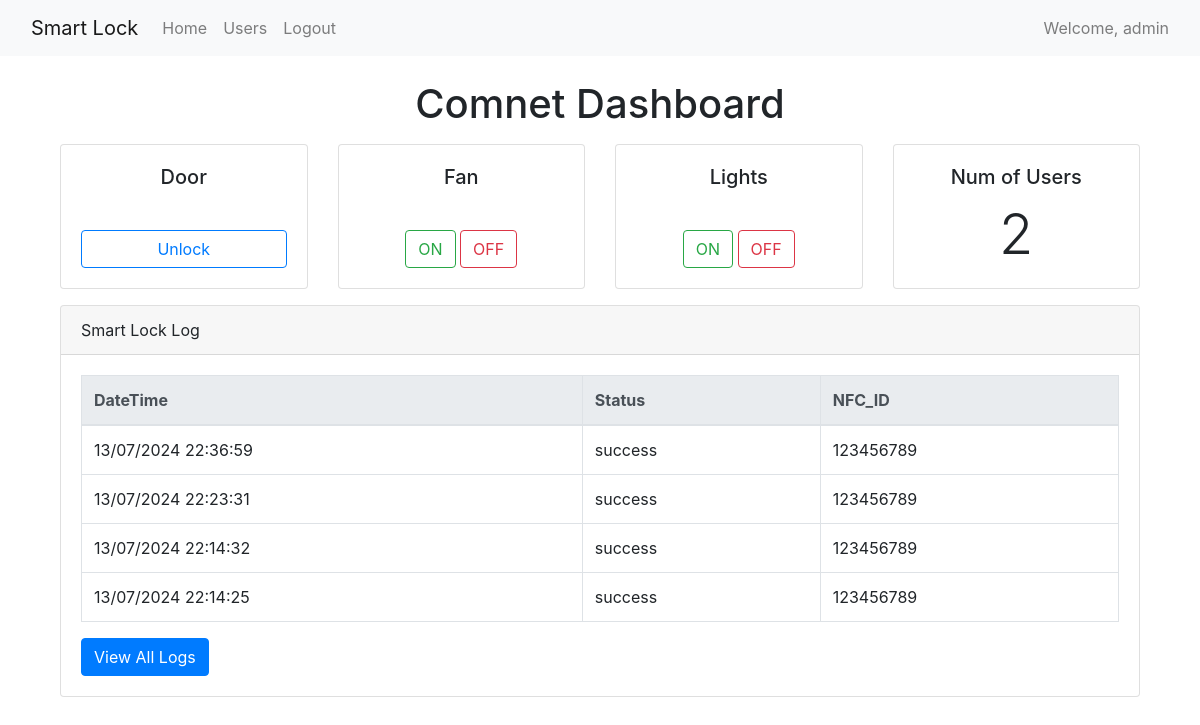
Screenshot of / (signed in) with the database file from the repository.
### models.py (models this page shows, shortened)
class User(db.Model, UserMixin):
    __tablename__ = 'user'
    id = db.Column(db.Integer, primary_key=True)
    name = db.Column(db.String(150), nullable=False)
    username = db.Column(db.String(150), unique=True, nullable=False)
    password_hash = db.Column(db.String(150), nullable=False)
    nfc_tags = db.relationship('NfcTag', backref='user', lazy=True)

class DoorLog(db.Model):
    __tablename__ = 'door_log'
    id = db.Column(db.Integer, primary_key=True)
    nfc_id = db.Column(db.Integer, db.ForeignKey('nfc_tag.nfc_id'), nullable=False)
    timestamp = db.Column(db.DateTime, default=datetime.utcnow, nullable=False)
    status = db.Column(db.String(150), nullable=False)

### app.py (the view)
@app.route('/')
@login_required
def index():
    num_users = User.query.count()
    door_logs = DoorLog.query.order_by(DoorLog.timestamp.desc()).limit(5).all()
    return render_template('index.html', num_users=num_users, door_logs=door_logs)

### app.py (called while the page is built)
@login_manager.user_loader
def load_user(user_id):
    return User.query.get(int(user_id))

@app.context_processor
def inject_user():
    return dict(current_user=current_user)

### templates/index.html (shortened to what this page needs)
{% extends "base.html" %}
{% block content %}
    <div class="container">
        <h1 class="text-center">Comnet Dashboard</h1>
        <div class="row my-3 g-3">
            <div class="col-md-3 col-sm-6">
                <div class="card h-100 text-center">
                    <div class="card-body d-flex flex-column justify-content-center">
                        <h5 class="card-title">Door</h5>
                        <button class="btn btn-outline-primary mt-auto" onclick="window.location.href='{{ url_for('send_data', client='door', message='unlock') }}'">Unlock</button>
                    </div>
                </div>
            </div>
            <div class="col-md-3 col-sm-6">
                <div class="card h-100 text-center">
                    <div class="card-body d-flex flex-column justify-content-center">
                        <h5 class="card-title">Fan</h5>
                        <div class="mt-auto">
                            <button class="btn btn-outline-success" onclick="window.location.href='{{ url_for('send_data', client='fan', message='fan_on') }}'">ON</button>
                            <button class="btn btn-outline-danger" onclick="window.location.href='{{ url_for('send_data', client='fan', message='fan_off') }}'">OFF</button>
                        </div>
                    </div>
                </div>
            </div>
            <div class="col-md-3 col-sm-6">
                <div class="card h-100 text-center">
                    <div class="card-body d-flex flex-column justify-content-center">
                        <h5 class="card-title">Lights</h5>
                        <div class="mt-auto">
                            <button class="btn btn-outline-success" onclick="window.location.href='{{ url_for('send_data', client='light', message='light_on') }}'">ON</button>
                            <button class="btn btn-outline-danger" onclick="window.location.href='{{ url_for('send_data', client='light', message='light_off') }}'">OFF</button>
                        </div>
                    </div>
                </div>
            </div>
            <div class="col-md-3 col-sm-6">
                <div class="card h-100 text-center">
                    <div class="card-body d-flex flex-column justify-content-center">
                        <h5 class="card-title">Num of Users</h5>
                        <p class="card-text display-4 mt-auto">{{ num_users }}</p>
                    </div>
                </div>
            </div>
        </div>
        <div class="row my-3">
            <div class="col-12">
                <div class="card">
                    <div class="card-header">
                        Smart Lock Log
                    </div>
                    <div class="card-body">
                        <table class="table table-bordered" id="door_attempt_table">
                            <thead class="thead-light">
                                <tr>
                                    <th scope="col">DateTime</th>
                                    <th scope="col">Status</th>
                                    <th scope="col">NFC_ID</th>
                                </tr>
                            </thead>
                            <tbody>
                                {% for log in door_logs %}
                                    <tr>
                                        <td>{{ log.timestamp.strftime('%d/%m/%Y %H:%M:%S') }}</td>
                                        <td>{{ log.status }}</td>
                                        <td>{{ log.nfc_id }}</td>
                                    </tr>
                                {% endfor %}
                            </tbody>
                        </table>
                        <a href="{{ url_for('logs') }}" class="btn btn-primary">View All Logs</a>
                    </div>
                </div>
            </div>
        </div>
    </div>
{% endblock %}

### templates/base.html (shortened to what this page needs)
<!DOCTYPE html>
<html lang="en">
<head>
    <link rel="stylesheet" type="text/css" href="{{ url_for('static', filename='css/bootstrap/bootstrap.min.css') }}">
</head>
<body>
    <nav class="navbar navbar-expand-lg navbar-light bg-light">
        <div class="container-fluid">
            <a class="navbar-brand" href="{{ url_for('index') }}">Smart Lock</a>
            <div class="collapse navbar-collapse justify-content-between" id="navbarNav">
                <ul class="navbar-nav">
                    {% if current_user.is_authenticated %}
                        <li class="nav-item"><a class="nav-link" href="{{ url_for('index') }}">Home</a></li>
                        <li class="nav-item"><a class="nav-link" href="{{ url_for('manage_users') }}">Users</a></li>
                        <li class="nav-item"><a class="nav-link" href="{{ url_for('logout') }}">Logout</a></li>
                    {% else %}
                        <li class="nav-item"><a class="nav-link" href="{{ url_for('login') }}">Login</a></li>
                    {% endif %}
                </ul>
                {% if current_user.is_authenticated %}
                <span class="navbar-text">
                    Welcome, {{ current_user.username }}
                </span>
                {% endif %}
            </div>
        </div>
    </nav>
    <div class="container mt-4">
        {% block content %}{% endblock %}
    </div>
</body>
</html>

### rows the page displays
User: username "admin"
DoorLog: timestamp "13/07/2024 22:36:59", status "success", nfc_id "123456789"
DoorLog: timestamp "13/07/2024 22:23:31", status "success", nfc_id "123456789"
DoorLog: timestamp "13/07/2024 22:14:32", status "success", nfc_id "123456789"
DoorLog: timestamp "13/07/2024 22:14:25", status "success", nfc_id "123456789"

### other values shown
{{ num_users }} "2"
